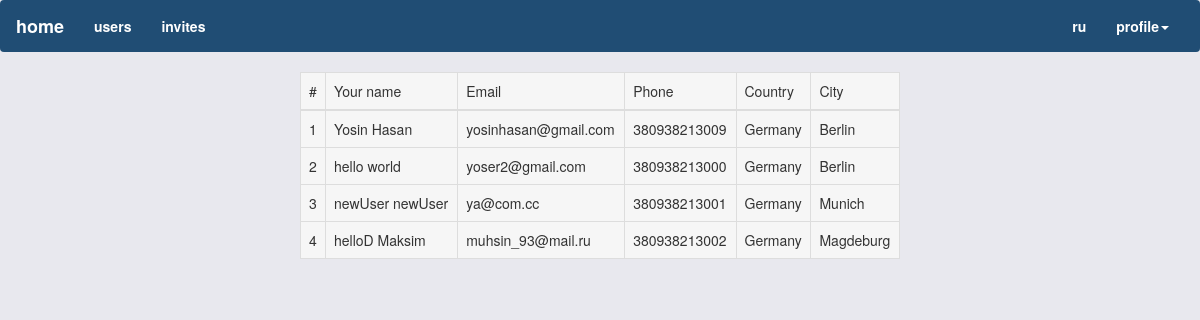
The app's page /index.php?view=users with its own data.
### tables this page shows
CREATE TABLE IF NOT EXISTS `users` (
`id` int(11) NOT NULL,
  `email` varchar(20) DEFAULT NULL,
  `password` varchar(32) DEFAULT NULL,
  `phone` varchar(12) DEFAULT NULL,
  `id_city` int(11) DEFAULT NULL,
  `invite` int(11) DEFAULT NULL,
  `firstName` varchar(20) NOT NULL,
  `lastName` varchar(20) NOT NULL
);

CREATE TABLE IF NOT EXISTS `countries` (
`id` int(11) NOT NULL,
  `country_name` varchar(60) DEFAULT NULL
);

CREATE TABLE IF NOT EXISTS `cities` (
`id` int(11) NOT NULL,
  `city_name` varchar(60) DEFAULT NULL,
  `id_country` int(11) DEFAULT NULL
);

### index.php (called while the page is built, shortened)
<?php
	$request = new Request();
	if ($request->view) {
		$view = $request->view;
		switch ($view) {
			case "users":
				$query = "SELECT `email`, `phone`, `firstName`, `lastName`, `city_name`, `country_name`
						 FROM `users` a
						 INNER JOIN `cities` b ON a.`id_city` = b.`id`
						 INNER JOIN `countries` c ON b.`id_country` = c.`id`";
				$db = Database::getDB();
				$data = $db->db->prepare($query);
				$data->execute();
				$users = $data->fetchAll(PDO::FETCH_ASSOC);
				break;
		}
	} else {
		$view = "start";
	}
	$langName = $_SESSION["lang"];
	require_once($view.".php");
?>

### libs/database.php (called while the page is built)
<?php
class Database extends DatabasePDO
{
	public static $DB = null;
	public static function getDB()
	{
		if (self::$DB != null) {
			return self::$DB;
		} else {
			self::$DB = new database(Config::DB_HOST, Config::DB_USER, Config::DB_PASSWORD, Config::DB_NAME);
		}
		return self::$DB;
	}
}

### libs/databasepdo.php (called while the page is built, shortened)
<?php
class DatabasePDO extends AbstractDB
{
    public function __construct($db_host, $db_user, $db_password, $db_name)
    {
        try {
            $this->db = new PDO("mysql:host=$db_host;dbname=$db_name", $db_user, $db_password);
        } catch (PDOException $e) {
            echo $e->getMessage();
        }
    }
}

### libs/request.php (called while the page is built, shortened)
<?php
class Request {
    private $data = array();
    public function __construct(){
        $this->data = $this->handle($_REQUEST);
    }
    public function __get($key) {
        if (array_key_exists($key,$this->data)) {
            return $this->data[$key];
        }
    }
    private function handle($arr){
        $r = array();
        foreach($arr as $k => $v){
            $r[$k] = htmlspecialchars($v);
        }
        return $r;
    }
}

### users.php (the view, shortened to what this page needs)
<?php require_once("header.phtml"); ?>
    <div class="users">
         <table class="table table-bordered">
           <thead>
                <tr>
                    <td>#</td>
                    <td><?=$lang[$langName]["name"];?></td>
                    <td><?=$lang[$langName]["email"];?></td>
                    <td><?=$lang[$langName]["phone"];?></td>
                    <td><?=$lang[$langName]["country"];?></td>
                    <td><?=$lang[$langName]["city"];?></td>
                </tr>
           </thead>
           <tbody>
            <?php if (isset($users)) { ?>
                <?php foreach($users as $key => $user) {?>
                <tr>
                    <td><?=$key+1;?></td>
                    <td><?=$user["firstName"]." ".$user["lastName"];?></td>
                    <td><?=$user["email"];?></td>
                    <td><?=$user["phone"];?></td>
                    <td><?=$user["country_name"];?></td>
                    <td><?=$user["city_name"];?></td>
                </tr>
                <tr>
                <?php } ?>
            <?php } ?>
           </tbody>
        </table>
        </div>
    </body>
</html>

### css/style.css (style rules this page uses)
body { background-color: #e8e8ee; }
.users { width: 600px; margin: 0 auto; background-color: #f6f6f6; }

### records on screen
users: firstName "Yosin", lastName "Hasan", email "yosinhasan@gmail.com", phone "380938213009", countries.country_name "Germany", id_city.city_name "Berlin"
users: firstName "hello", lastName "world", email "yoser2@gmail.com", phone "380938213000", countries.country_name "Germany", id_city.city_name "Berlin"
users: firstName "newUser", lastName "newUser", email "ya@com.cc", phone "380938213001", countries.country_name "Germany", id_city.city_name "Munich"
users: firstName "helloD", lastName "Maksim", email "muhsin_93@mail.ru", phone "380938213002", countries.country_name "Germany", id_city.city_name "Magdeburg"

### other values on screen
$lang[$langName]["home"] "home"
$lang[$langName]["users"] "users"
$lang[$langName]["invites"] "invites"
$lang[$langName]["profile"] "profile"
$lang[$langName]["name"] "Your name"
$lang[$langName]["email"] "Email"
$lang[$langName]["phone"] "Phone"
$lang[$langName]["country"] "Country"
$lang[$langName]["city"] "City"
